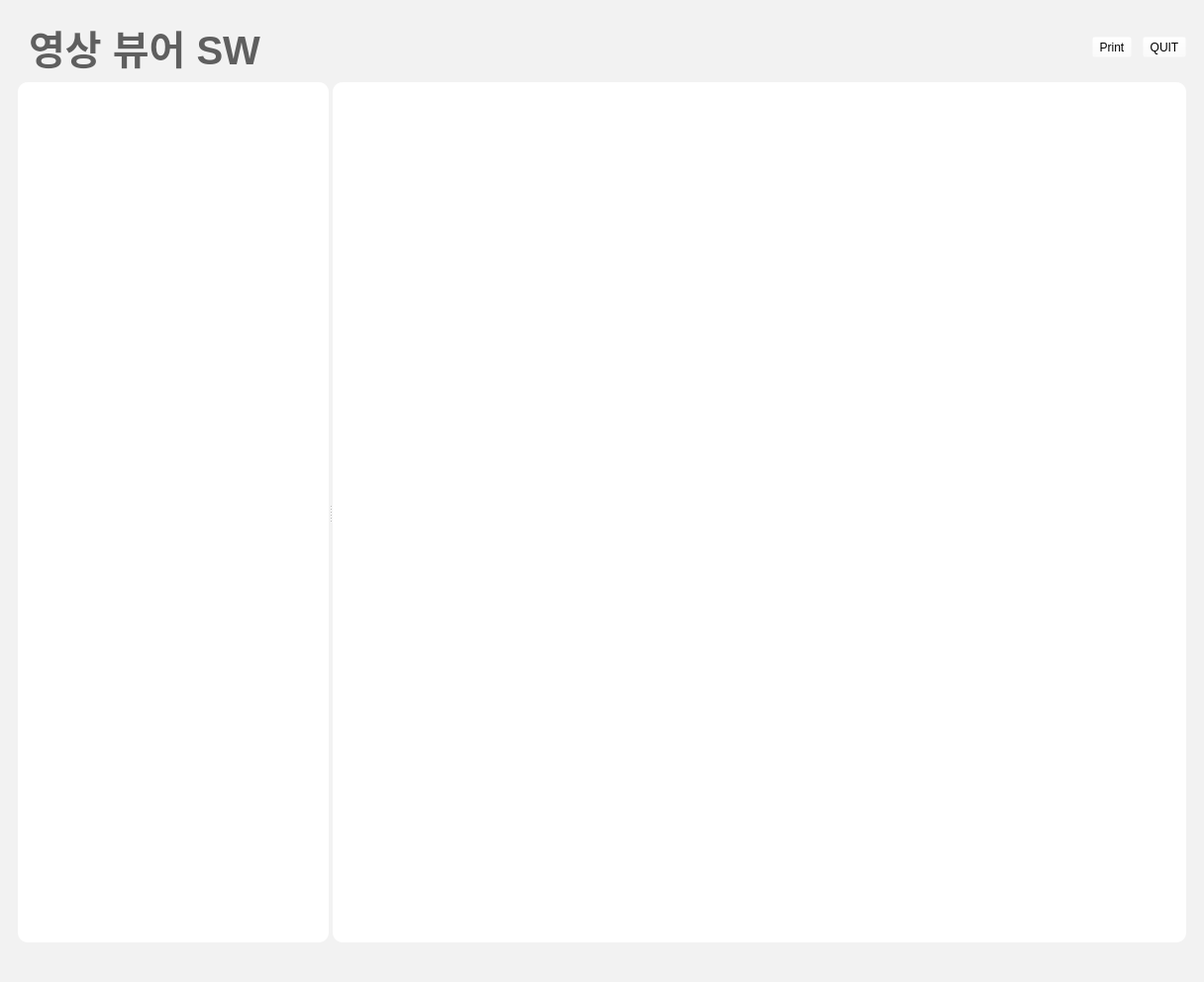
<?xml version="1.0" encoding="UTF-8"?>
<ui version="4.0">
 <class>MainWindow</class>
 <widget class="QMainWindow" name="MainWindow">
  <property name="enabled">
   <bool>true</bool>
  </property>
  <property name="geometry">
   <rect>
    <x>0</x>
    <y>0</y>
    <width>1216</width>
    <height>992</height>
   </rect>
  </property>
  <property name="windowTitle">
   <string>Image Viewer</string>
  </property>
  <property name="windowIcon">
   <iconset resource="resource.qrc">
    <normaloff>:/Icon/Icon/Viewer.png</normaloff>:/Icon/Icon/Viewer.png</iconset>
  </property>
  <property name="styleSheet">
   <string notr="true">background-color: rgb(242, 242, 242);</string>
  </property>
  <widget class="QWidget" name="centralwidget">
   <layout class="QGridLayout" name="gridLayout_2">
    <item row="1" column="0">
     <widget class="QStackedWidget" name="stackedWidget">
      <property name="frameShape">
       <enum>QFrame::NoFrame</enum>
      </property>
      <property name="currentIndex">
       <number>1</number>
      </property>
      <widget class="QWidget" name="page_3">
       <layout class="QVBoxLayout" name="verticalLayout">
        <item>
         <widget class="QFrame" name="frame_3">
          <property name="styleSheet">
           <string notr="true">border-radius:10px;</string>
          </property>
          <property name="frameShape">
           <enum>QFrame::StyledPanel</enum>
          </property>
          <property name="frameShadow">
           <enum>QFrame::Raised</enum>
          </property>
         </widget>
        </item>
       </layout>
      </widget>
      <widget class="QWidget" name="page_4">
       <layout class="QGridLayout" name="gridLayout">
        <property name="leftMargin">
         <number>0</number>
        </property>
        <property name="topMargin">
         <number>0</number>
        </property>
        <property name="rightMargin">
         <number>0</number>
        </property>
        <property name="bottomMargin">
         <number>0</number>
        </property>
        <item row="0" column="0">
         <widget class="QWidget" name="widget" native="true">
          <layout class="QGridLayout" name="gridLayout_3">
           <item row="0" column="0">
            <layout class="QHBoxLayout" name="horizontalLayout">
             <item>
              <widget class="QLabel" name="label">
               <property name="maximumSize">
                <size>
                 <width>16777215</width>
                 <height>60</height>
                </size>
               </property>
               <property name="font">
                <font>
                 <pointsize>30</pointsize>
                 <bold>true</bold>
                </font>
               </property>
               <property name="styleSheet">
                <string notr="true">
color: rgb(95, 95, 95);</string>
               </property>
               <property name="text">
                <string> 영상 뷰어 SW</string>
               </property>
               <property name="margin">
                <number>4</number>
               </property>
              </widget>
             </item>
             <item>
              <widget class="QToolButton" name="Print">
               <property name="styleSheet">
                <string notr="true">background-color: rgba(255, 255, 255, 0);</string>
               </property>
               <property name="text">
                <string>Print</string>
               </property>
               <property name="icon">
                <iconset resource="resource.qrc">
                 <normaloff>:/Icon/Icon/printer.png</normaloff>:/Icon/Icon/printer.png</iconset>
               </property>
               <property name="iconSize">
                <size>
                 <width>50</width>
                 <height>50</height>
                </size>
               </property>
              </widget>
             </item>
             <item>
              <spacer name="horizontalSpacer">
               <property name="orientation">
                <enum>Qt::Horizontal</enum>
               </property>
               <property name="sizeType">
                <enum>QSizePolicy::Fixed</enum>
               </property>
               <property name="sizeHint" stdset="0">
                <size>
                 <width>5</width>
                 <height>20</height>
                </size>
               </property>
              </spacer>
             </item>
             <item>
              <widget class="QToolButton" name="quit">
               <property name="styleSheet">
                <string notr="true">background-color: rgba(255, 255, 255, 0);</string>
               </property>
               <property name="text">
                <string>QUIT</string>
               </property>
               <property name="icon">
                <iconset resource="resource.qrc">
                 <normaloff>:/Icon/Icon/quit.png</normaloff>:/Icon/Icon/quit.png</iconset>
               </property>
               <property name="iconSize">
                <size>
                 <width>50</width>
                 <height>50</height>
                </size>
               </property>
              </widget>
             </item>
            </layout>
           </item>
           <item row="1" column="0">
            <widget class="QSplitter" name="splitter">
             <property name="orientation">
              <enum>Qt::Horizontal</enum>
             </property>
             <widget class="QFrame" name="frame">
              <property name="sizePolicy">
               <sizepolicy hsizetype="Preferred" vsizetype="Preferred">
                <horstretch>0</horstretch>
                <verstretch>0</verstretch>
               </sizepolicy>
              </property>
              <property name="minimumSize">
               <size>
                <width>314</width>
                <height>0</height>
               </size>
              </property>
              <property name="maximumSize">
               <size>
                <width>314</width>
                <height>16777215</height>
               </size>
              </property>
              <property name="styleSheet">
               <string notr="true">background-color: rgb(255, 255, 255);
border-radius:10px;
</string>
              </property>
              <property name="frameShape">
               <enum>QFrame::StyledPanel</enum>
              </property>
              <property name="frameShadow">
               <enum>QFrame::Raised</enum>
              </property>
             </widget>
             <widget class="QFrame" name="frame_2">
              <property name="styleSheet">
               <string notr="true">background-color: rgb(255, 255, 255);
border-radius:10px;</string>
              </property>
              <property name="frameShape">
               <enum>QFrame::StyledPanel</enum>
              </property>
              <property name="frameShadow">
               <enum>QFrame::Raised</enum>
              </property>
             </widget>
            </widget>
           </item>
          </layout>
         </widget>
        </item>
       </layout>
      </widget>
     </widget>
    </item>
   </layout>
  </widget>
  <widget class="QStatusBar" name="statusbar"/>
  <action name="actionPrinter">
   <property name="icon">
    <iconset resource="resource.qrc">
     <normaloff>:/Icon/Icon/printer.png</normaloff>:/Icon/Icon/printer.png</iconset>
   </property>
   <property name="text">
    <string>프린터</string>
   </property>
  </action>
 </widget>
 <resources>
  <include location="resource.qrc"/>
 </resources>
 <connections/>
</ui>
